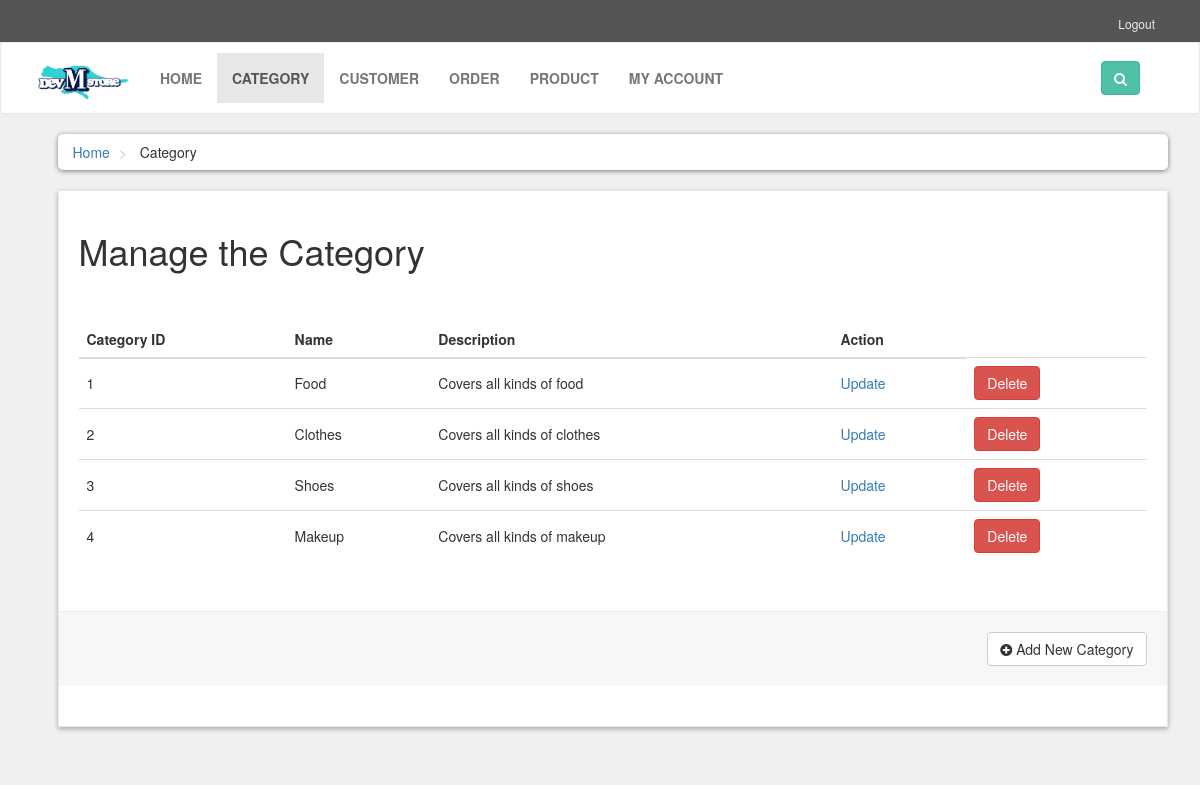
The app's page /category.php with its own data.
### tables this page shows
CREATE TABLE `category` (
  `category_id` int(11) NOT NULL,
  `category_name` varchar(255) NOT NULL,
  `category_description` varchar(255) NOT NULL
);

### category.php (the view, shortened to what this page needs)
<!DOCTYPE html>
<html>
<head>
    <link rel="stylesheet" href="styles/bootstrap-337.min.css">
    <link rel="stylesheet" href="font-awsome/css/font-awesome.min.css">
    <link rel="stylesheet" href="styles/style.css">
</head>
<body>
<div id="top">
    <div class="container">
        <div class="col-md-6 offer">
        </div>
        <div class="col-md-6">
            <ul class="menu">
                <li>
                    <a href="index.php">Logout</a>
                </li>
            </ul>
        </div>
    </div>
</div>
<div id="navbar" class="navbar navbar-default">
    <div class="container">
        <div class="navbar-header">
            <a href="index1.php" class="navbar-brand home">
                <img src="images/logo.png" style='width: 100px;'alt="M-dev-Store Logo" class="hidden-xs">
            </a>
        </div>
        <div class="navbar-collapse collapse" id="navigation">
            <div class="padding-nav">
                <ul class="nav navbar-nav left">
                    <li >
                        <a href="index1.php">Home</a>
                    </li>
                    <li class="active">
                        <a href="category.php">Category</a>
                    </li>
                    <li>
                        <a href="customer.php">Customer</a>
                    </li>
                    <li>
                        <a href="order.php">Order</a>
                    </li>
                    <li>
                        <a href="products.php">Product</a>
                    </li>
		            <li>
                        <a href="my_account.php?1">My Account</a>
                    </li>
                </ul>
            </div>
            <div class="navbar-collapse collapse right">
                <button class="btn btn-primary navbar-btn" type="button" data-toggle="collapse" data-target="#search">
                    <i class="fa fa-search"></i>
                </button>
            </div>
        </div>
    </div>
</div>
<div id="content">
    <div class="container">
        <div class="col-md-12">
            <ul class="breadcrumb">
                <li>
                    <a href="index1.php">Home</a>
                </li>
                <li>
                    Category
                </li>
            </ul>
        </div>
        <div id="cart" class="col-md-9" style="width: 100%;">
            <div class="box">
                <form action="category.php" method="post" enctype="multipart/form-data">
                    <h1>Manage the Category</h1>
                    <br>
                    <br>
                    <div class="table-responsive">
                        <table class="table">
                            <thead>
                                <tr>
                                    <th>Category ID</th>
                                    <th>Name</th>
                                    <th>Description</th>
                                    <th>Action</th>
                                </tr>
                            </thead>
                            <tbody>
<?php
		$servername = "localhost";
		$username = "root";
		$password = "";
		$dbname = "admin_platform";
		$conn = mysqli_connect($servername, $username, $password, $dbname);
		$sql = "SELECT * FROM category";
		$result = mysqli_query($conn, $sql);
		if (mysqli_num_rows($result) > 0) {
			while ($row = mysqli_fetch_assoc($result)) {
				$href= "edit_category.php?" . $row["category_id"];
				echo "<form method='post'>
						<tr>
						    <td>".$row["category_id"]."</td>
							<td>".$row["category_name"]."</td>
							<td>".$row["category_description"]."</td>
							<td><a href='$href'>Update</a></td>
							<td>
								<input type='hidden' name='id' value='".$row["category_id"]."'>
								<input class='btnn' style='width: auto' type='submit' name='delete' value='Delete'>
							</td>
						</tr>
					</form>";
			}
    }else {
			echo "No category found in database.";
		}
?>
                            </tbody>
                        </table>
                    </div>
                    <div class="box-footer">
                            <div class="pull-right">
                                <a href="add_category.php" class="btn btn-default">
                                    <i class="fa fa-plus-circle"></i> Add New Category
                                </a>
                            </div>
                    </div>
                </form>
            </div>
        </div>
    </div>
</div>
</body>
</html>

### styles/style.css (style rules this page uses)
body { font-size: 14px; line-height: 1.42857143; color: #333333; background: #f0f0f0; overflow-x: hidden; }
#top { background: #555555; padding: 10px 0; }
#top .offer { color: #ffffff; }
#top a { color: #ffffff; }
#top ul.menu { padding-top: 5px; margin: 0px; text-align: right; font-size: 12px; list-style: none; }
#top ul.menu > li { display: inline-block; }
#top ul.menu > li a { color: #eeeeee; }
.navbar { background: #ffffff; }
.navbar-collapse .right { float: right; }
.navbar-brand { float: left; padding: 10px 15px; font-size: 18px; line-height: 20px; height: 70px; }
.navbar ul.nav > li > a { text-transform: uppercase; font-weight: bold; font-size: 14px; }
.padding-nav { padding-top: 10px; }
.btn-primary { color: rgb(255, 255, 255); background: rgb(79, 191, 168); border-color: rgb(65, 179, 156); }
.box { background: #ffffff; margin: 0 0 30px; border: solid 1px #e6e6e6; box-sizing: border-box; padding: 20px; box-shadow: 0px 2px 5px rgba(0, 0, 0, .3); }
#content { padding-left: 25px; }
.breadcrumb { padding: 8px 15px; margin-bottom: 20px; background: #ffffff; border-radius: 5px; box-shadow: 0px 1px 5px rgba(0, 0, 0, .5); }
.breadcrumb> li + li:before { content: ">\00a0"; color: #cccccc; }
#content #cart .table tbody tr td input { width: 40px; text-align: right; }
#content #cart .table tbody tr td { vertical-align: middle; }
.box .box-footer { background-color: #f7f7f7; margin: 30px -20px 20px; padding: 20px; border-top: 1px solid #eeeeee; }
.box .box-footer:before, .box .box-footer:after { content: ""; display: table; }
.box .box-footer:after { clear: both; }

### category.php (style rules this page uses)
.btnn { display: inline-block; padding: 6px 12px; margin-bottom: 0; font-size: 14px; font-weight: 400; line-height: 1.42857143; text-align: center; white-space: nowrap; vertical-align: middle; -ms-touch-action: manipulation; touch-action: manipulation; cursor: pointer; -webkit-user-select: none; -moz-user-select: none; -ms-user-select: none; user-select: none; background-image: none; border: 1px solid transparent; border-radius: 4px; color: #fff; background-color: #d9534f; border-color: #d43f3a; }

### records on screen
category: category_id "1", category_name "Food", category_description "Covers all kinds of food"
category: category_id "2", category_name "Clothes", category_description "Covers all kinds of clothes"
category: category_id "3", category_name "Shoes", category_description "Covers all kinds of shoes"
category: category_id "4", category_name "Makeup", category_description "Covers all kinds of makeup"
